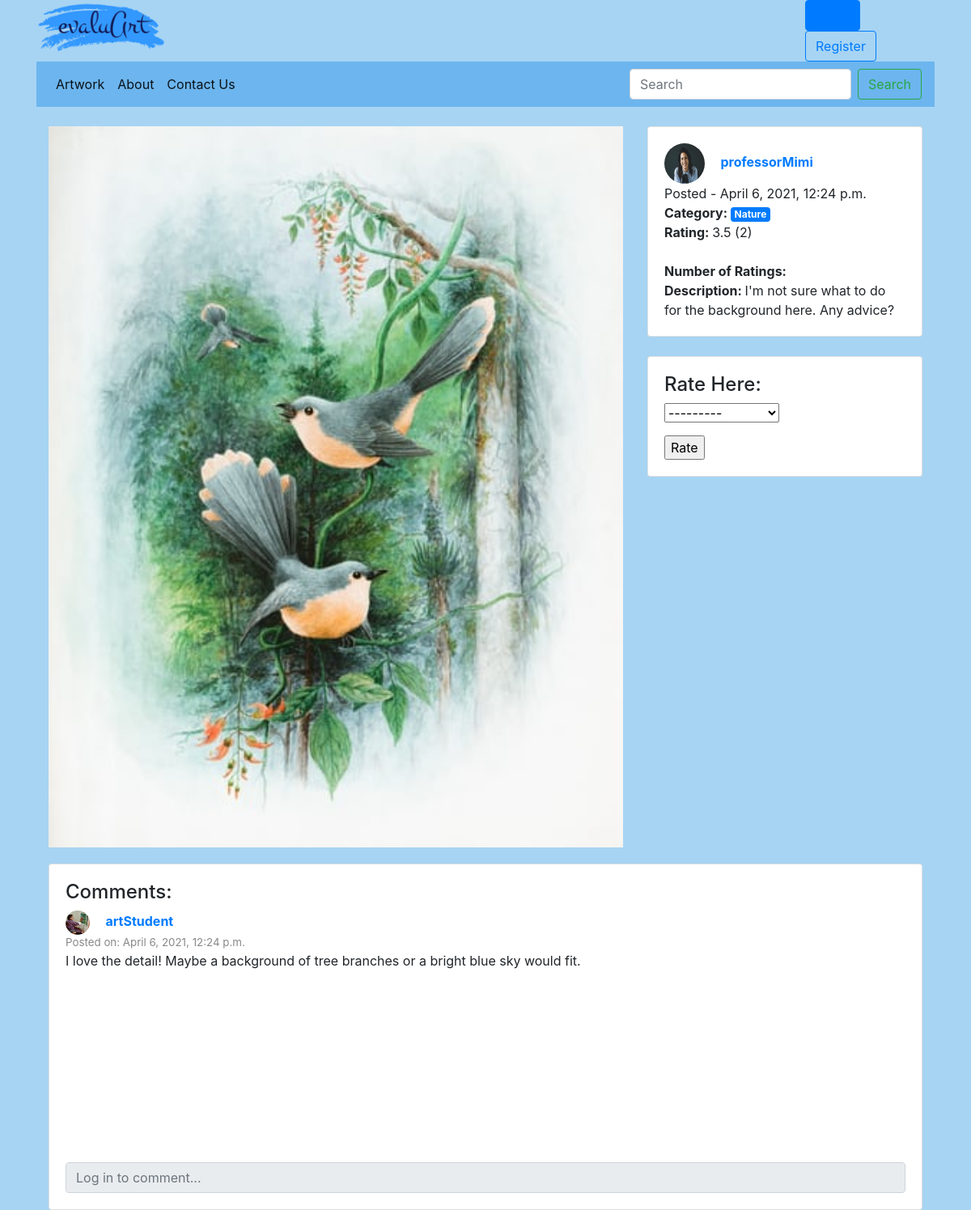
Screenshot of /evaluArt/artwork/2/ with the database file from the repository.
### evaluArt/models.py (models this page shows, shortened)
class Artwork(models.Model):
    picture = models.ImageField(upload_to='user/%Y/%m/%d/', default='default/default.jpg', blank=True)
    description = models.TextField(max_length=300)
    date_posted = models.DateTimeField(auto_now_add=True)
    user = models.ForeignKey(UserProfile, on_delete=models.CASCADE)
    category = models.ForeignKey(Category, on_delete=models.CASCADE)

class UserProfile(models.Model):
    user = models.OneToOneField(User, on_delete=models.CASCADE)
    experience = models.CharField(max_length=12, choices=EXPERIENCE, default='1')
    picture = models.ImageField(upload_to='profile_images', default='default/default.jpg', blank=True)
    description = models.TextField(editable = True, blank = True)

class Category(models.Model):
    name = models.CharField(max_length=128, unique=True)
    slug = models.SlugField(max_length=100, unique=True)
    class Meta:
        verbose_name_plural = 'Categories'
    def __str__(self):
        return self.name

class Comments(models.Model):
    user = models.ForeignKey(UserProfile, related_name="profile", on_delete=models.CASCADE)
    artwork = models.ForeignKey(Artwork, related_name="artwork", on_delete=models.CASCADE)
    text = models.TextField()
    date = models.DateTimeField(auto_now_add=True)

### evaluArt/views.py (the view, shortened to what this page needs)
# urls.py: path('artwork/<int:pk>/', views.show_artwork, name='show_artwork'),
def show_artwork(request, pk):
    artwork = Artwork.objects.filter(pk = pk)[0]
    profile = artwork.user
    comments = Comments.objects.filter(artwork=artwork)
    ratings = Rating.objects.filter(artwork=artwork)
    total = 0
    count = 0
    average = 0
    if ratings:
        for item in ratings:
            number = item.number
            total += number
            count += 1
        average = round(total/count, 2)
    context_dict={}
    context_dict['artwork'] = artwork
    context_dict['profile'] = profile
    context_dict['comments'] = comments
    context_dict['ratings'] = ratings
    context_dict['rating_num'] = count
    context_dict['comment_form'] = CommentForm()
    context_dict['rating_form'] = RatingForm()
    context_dict['average_rating'] = average
    return render(request, 'evaluArt/show_artwork.html', context=context_dict)

### evaluArt/forms.py
class CommentForm(forms.ModelForm):
    class Meta:
        model = Comments
        fields = ('text',)
        widgets = {
            'text': forms.TextInput(attrs={'class':'form-control', 'placeholder':'Post a comment...'}),
        }

class RatingForm(forms.ModelForm):
    class Meta:
        model = Rating
        fields = ('number', )

### templates/evaluArt/show_artwork.html (shortened to what this page needs)
{% extends "evaluArt/base.html"  %}
{% load staticfiles %}
{% block header_block %}
    <link rel="stylesheet" type="text/css" href="{% static 'css/show_artwork.css' %}?{% now 'U' %}">
{% endblock %}
{% block content_block %}
<br>
<div class="container">
    <div class="row">
        <div class="col-md-8">
            <img class="artwork" src={{ artwork.picture.url }}><br>
        </div>
        <div class="col-md-4">
            <div class="card" id="profile_description">
                <div class="card-body">
                    <a href="{% url 'evaluArt:show_account' profile.user.username %}">
                        <img id="uploader_pp" src={{ profile.picture.url }}>
                        <strong>
                        {{ profile.user.username }}
                        </strong>
                    </a>
                    <br>
                    Posted - {{ artwork.date_posted }}<br>
                    <strong>Category: </strong>
                    <span class="badge badge-primary">{{ artwork.category }}</span>
                    <br>
                    <strong>Rating: </strong>
                    {{ average_rating }} ({{ rating_num }})
                    <br>
                    <br>
                    <strong> Number of Ratings: </strong>
                    <br>
                    <strong>Description: </strong>
                    {{ artwork.description }}
                </div>
            </div>
            <br>
            <div class="card" id="rate">
                <div class="card-body">
                    <h4>Rate Here: </h4>
                        <form  id="rating_form" method="post" action="{% url 'evaluArt:show_artwork' artwork.pk %}" enctype="multipart/form-data">
                        {{ rating_form.as_p }}
                        <input type="submit" name="Rate" value="Rate" />
                    </form>
                </div>
            </div>
        </div>
        <br>
        <div class="col-md-12">
            <div class="card" id="comments">
                <div class="card-body">
                    <div class="comment_div overflow-auto" >
                        <div class="comments_body">
                            {% if comments %}
                                <h4>Comments: </h4>
                                {% for c in comments %}
                                    <div class="comment_placeholder">
                                        <a href= "{% url 'evaluArt:show_account' c.user.user.username %}">
                                            <img class="comment_pp" src={{ c.user.picture.url }}>
                                            <strong>{{ c.user.user.username }}</strong>
                                        </a>
                                        <div class="posted">Posted on: {{ c.date }} </div>
                                        <div class="comment_text">
                                            {{ c.text }}
                                        </div>
                                    </div>
                                {% endfor %}
                            {% else %}
                                <h4>No comments yet...</h4>
                            {% endif %}
                        </div>
                    </div>
                    <br><br>
                    {% if user.is_authenticated %}
                    <div class="form-group">
                        <form  id="comment_form" method="post" action="{% url 'evaluArt:show_artwork' artwork.pk %}" enctype="multipart/form-data">
                            {% csrf_token %}
                            {{ comment_form.as_p }}
                            <input type="submit" name="Comment" value="Comment" />
                        </form>
                        <br>
                    </div>
                    {% else %}
                        <input class="form-control" type="text" placeholder="Log in to comment..." readonly>
                    {% endif %}
                </div>
            </div>
        </div>
    </div>
</div>
{% endblock %}

### static/css/base.css (style rules this page uses)
body { background-color: #a7d4f3; }
div.container { background-color: #a7d4f3; }

### static/css/show_artwork.css (style rules this page uses)
img.artwork { width:100%; }
img#uploader_pp { margin-right: 15px; background-size: cover; border-radius:50% 50% 50% 50%; width: 50px; height:50px; }
img.comment_pp { margin-right: 15px; background-size: cover; border-radius:50% 50% 50% 50%; width: 30px; height:30px; }
div.posted { font-size: smaller; color:rgb(138, 136, 136); }
div.comment_div { height: 300px; }
div#comments { margin-top:20px; }

### rows the page displays
Artwork: picture (picture), date_posted "April 6, 2021, 12:24 p.m.", category "Nature", description "I'm not sure what to do for the background here. Any advice?"
UserProfile: picture (picture), user.username "professorMimi"
Comments: user.picture (picture), user.user.username "artStudent", date "April 6, 2021, 12:24 p.m.", text "I love the detail! Maybe a background of tree branches or a bright blue sky would fit."

### other values shown
{{ average_rating }} "3.5"
{{ rating_num }} "2"
